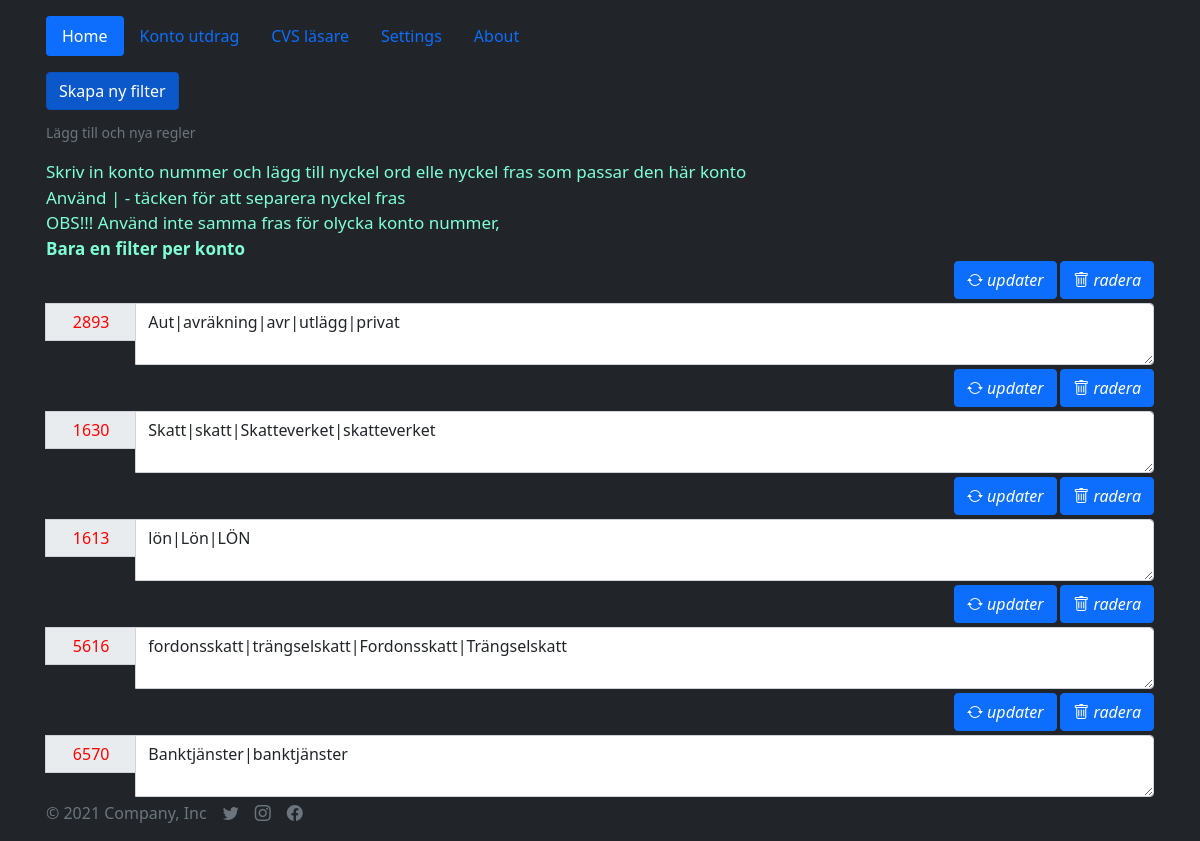
The page /settings on the database its author committed.
### app/database_setup.py (models this page shows, shortened)
class Settings(Base):
    __tablename__ = 'settings'
    __tableargs__ = {'comment': 'Filter installningar'}
    quote_id = Column(Integer, nullable=False, unique=True, primary_key=True, autoincrement=True)
    konto = Column(Integer, default=datetime.utcnow(), comment='konto number', unique=True)
    filter = Column(Text, default=datetime.utcnow(), comment='name')

### app/app.py (the view)
@app.route('/settings', methods=['POST', 'GET'])
def show_settings():
    settings_list = session.query(Settings).all()
    return render_template('settings.html', settings=settings_list)

### app/templates/settings.html (shortened to what this page needs)
{% extends 'base.html' %}
{% block body %}
    <main class="mt-3">
        <div class="mb-3 justify-content-end">
            <a href="javascript:settings()" class="btn btn-primary active mb-2" aria-current="page">Skapa ny filter</a>
            <div id="label_for_huvudkonto" class="form-text">Lägg till och nya regler</div>
        </div>
        <div id="label_for_huvudkonto" class="form-text" style="color: aquamarine">
            <div id="label_for_huvudkonto" class="form-text" style="color: aquamarine; font-size: 17px">
                Skriv in konto nummer och lägg till nyckel ord elle nyckel fras som passar den här konto
                <br>Använd | - täcken för att separera nyckel fras
                <br>OBS!!! Använd inte samma fras för olycka konto nummer,
                <br><strong>Bara en filter per konto</strong>
            </div>
            {% if settings|length > 0 %}
                {% for setting in settings %}
                    <form method="post" id="settings" action="/settings/{{ setting.quote_id }}/edit/">
                        <div class="mb-1" style="text-align: right">
                            <button class="btn btn-primary" type="submit">
                                <i class="bi bi-arrow-repeat"> updater</i>
                            </button>
                            <a class="btn btn-primary" href="/settings/{{ setting.quote_id }}/delete/" role="button">
                                <i class="bi bi-trash"> radera </i>
                            </a>
                        </div>
                        <div class="input-group mb-1">
                            <input type="text"
                                   id="konto_n"
                                   class="input-group-text col-sm-1 justify-content-start"
                                   name="konto_n"
                                   style="height: 38px; color: red;"
                                   value={{ setting.konto }}>
                            <textarea id="filter_list" class="form-control col-lg justify-content-center"
                                      name="filter_list">{{ setting.filter }}
                        </textarea>
                        </div>
                    </form>
                {% endfor %}
            {% endif %}
        </div>
    </main>
{% endblock %}

### rows shown on the page
Settings: konto_n "2893", filter_list "Aut|avräkning|avr|utlägg|privat"
Settings: konto_n "1630", filter_list "Skatt|skatt|Skatteverket|skatteverket"
Settings: konto_n "1613", filter_list "lön|Lön|LÖN"
Settings: konto_n "5616", filter_list "fordonsskatt|trängselskatt|Fordonsskatt|Trängselskatt"
Settings: konto_n "6570", filter_list "Banktjänster|banktjänster"
